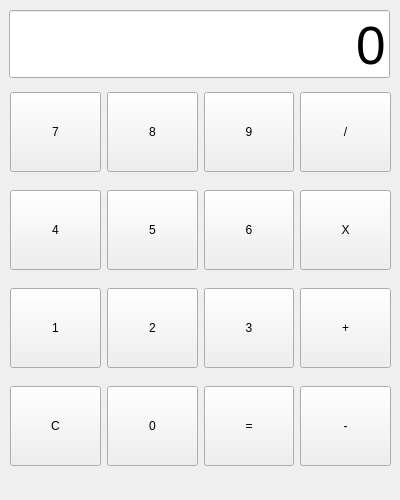
<?xml version="1.0" encoding="UTF-8"?>
<ui version="4.0">
 <class>Form</class>
 <widget class="QWidget" name="Form">
  <property name="geometry">
   <rect>
    <x>0</x>
    <y>0</y>
    <width>400</width>
    <height>500</height>
   </rect>
  </property>
  <property name="windowTitle">
   <string>Form</string>
  </property>
  <widget class="QWidget" name="verticalLayoutWidget">
   <property name="geometry">
    <rect>
     <x>9</x>
     <y>9</y>
     <width>381</width>
     <height>71</height>
    </rect>
   </property>
   <layout class="QVBoxLayout" name="verticalLayout">
    <item>
     <widget class="QLineEdit" name="txt_view">
      <property name="font">
       <font>
        <pointsize>40</pointsize>
       </font>
      </property>
      <property name="text">
       <string>0</string>
      </property>
      <property name="alignment">
       <set>Qt::AlignBottom|Qt::AlignRight|Qt::AlignTrailing</set>
      </property>
     </widget>
    </item>
   </layout>
  </widget>
  <widget class="QWidget" name="gridLayoutWidget">
   <property name="geometry">
    <rect>
     <x>10</x>
     <y>80</y>
     <width>381</width>
     <height>401</height>
    </rect>
   </property>
   <layout class="QGridLayout" name="gridLayout">
    <item row="1" column="3">
     <widget class="QPushButton" name="btn_multipy">
      <property name="minimumSize">
       <size>
        <width>0</width>
        <height>80</height>
       </size>
      </property>
      <property name="text">
       <string>X</string>
      </property>
     </widget>
    </item>
    <item row="2" column="2">
     <widget class="QPushButton" name="btn_number3">
      <property name="minimumSize">
       <size>
        <width>0</width>
        <height>80</height>
       </size>
      </property>
      <property name="text">
       <string>3</string>
      </property>
     </widget>
    </item>
    <item row="2" column="3">
     <widget class="QPushButton" name="btn_add">
      <property name="minimumSize">
       <size>
        <width>0</width>
        <height>80</height>
       </size>
      </property>
      <property name="text">
       <string>+</string>
      </property>
     </widget>
    </item>
    <item row="1" column="0">
     <widget class="QPushButton" name="btn_number4">
      <property name="minimumSize">
       <size>
        <width>0</width>
        <height>80</height>
       </size>
      </property>
      <property name="text">
       <string>4</string>
      </property>
     </widget>
    </item>
    <item row="0" column="1">
     <widget class="QPushButton" name="btn_number8">
      <property name="minimumSize">
       <size>
        <width>0</width>
        <height>80</height>
       </size>
      </property>
      <property name="text">
       <string>8</string>
      </property>
     </widget>
    </item>
    <item row="0" column="2">
     <widget class="QPushButton" name="btn_number9">
      <property name="minimumSize">
       <size>
        <width>0</width>
        <height>80</height>
       </size>
      </property>
      <property name="text">
       <string>9</string>
      </property>
     </widget>
    </item>
    <item row="2" column="0">
     <widget class="QPushButton" name="btn_number1">
      <property name="minimumSize">
       <size>
        <width>0</width>
        <height>80</height>
       </size>
      </property>
      <property name="text">
       <string>1</string>
      </property>
     </widget>
    </item>
    <item row="0" column="3">
     <widget class="QPushButton" name="btn_divide">
      <property name="minimumSize">
       <size>
        <width>0</width>
        <height>80</height>
       </size>
      </property>
      <property name="text">
       <string>/</string>
      </property>
     </widget>
    </item>
    <item row="1" column="2">
     <widget class="QPushButton" name="btn_number6">
      <property name="minimumSize">
       <size>
        <width>0</width>
        <height>80</height>
       </size>
      </property>
      <property name="text">
       <string>6</string>
      </property>
     </widget>
    </item>
    <item row="3" column="0">
     <widget class="QPushButton" name="btn_C">
      <property name="minimumSize">
       <size>
        <width>0</width>
        <height>80</height>
       </size>
      </property>
      <property name="text">
       <string>C</string>
      </property>
     </widget>
    </item>
    <item row="2" column="1">
     <widget class="QPushButton" name="btn_number2">
      <property name="minimumSize">
       <size>
        <width>0</width>
        <height>80</height>
       </size>
      </property>
      <property name="text">
       <string>2</string>
      </property>
     </widget>
    </item>
    <item row="3" column="1">
     <widget class="QPushButton" name="btn_number0">
      <property name="minimumSize">
       <size>
        <width>0</width>
        <height>80</height>
       </size>
      </property>
      <property name="text">
       <string>0</string>
      </property>
     </widget>
    </item>
    <item row="0" column="0">
     <widget class="QPushButton" name="btn_number7">
      <property name="minimumSize">
       <size>
        <width>0</width>
        <height>80</height>
       </size>
      </property>
      <property name="text">
       <string>7</string>
      </property>
     </widget>
    </item>
    <item row="1" column="1">
     <widget class="QPushButton" name="btn_number5">
      <property name="minimumSize">
       <size>
        <width>0</width>
        <height>80</height>
       </size>
      </property>
      <property name="text">
       <string>5</string>
      </property>
     </widget>
    </item>
    <item row="3" column="2">
     <widget class="QPushButton" name="btn_result">
      <property name="minimumSize">
       <size>
        <width>0</width>
        <height>80</height>
       </size>
      </property>
      <property name="text">
       <string>=</string>
      </property>
     </widget>
    </item>
    <item row="3" column="3">
     <widget class="QPushButton" name="btn_minus">
      <property name="minimumSize">
       <size>
        <width>0</width>
        <height>80</height>
       </size>
      </property>
      <property name="text">
       <string>-</string>
      </property>
     </widget>
    </item>
   </layout>
  </widget>
 </widget>
 <resources/>
 <connections/>
</ui>
